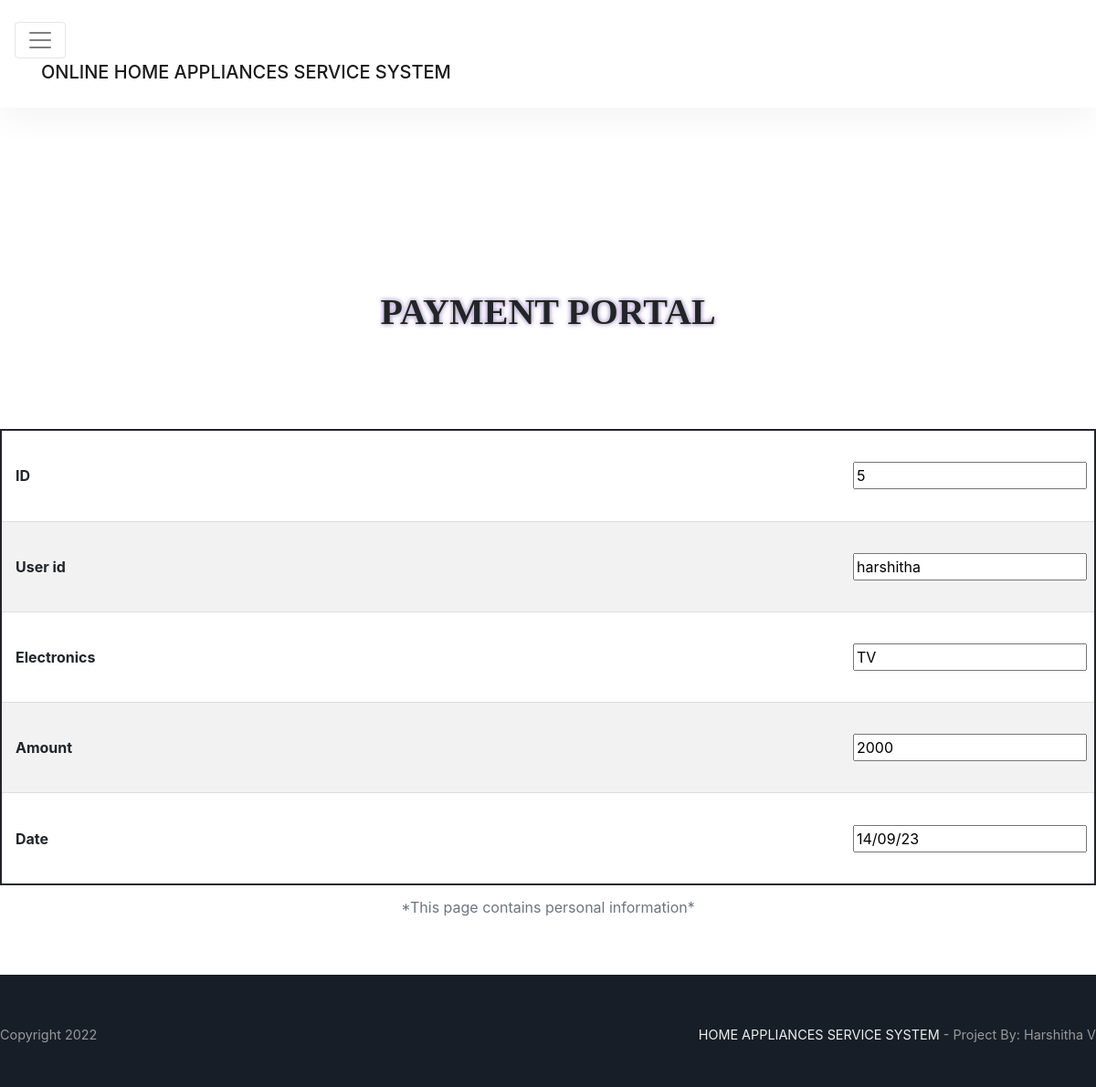
Page /Payment.php?select=3 on the committed database.
### tables this page shows
CREATE TABLE IF NOT EXISTS `status` (
  `id` int(4) NOT NULL AUTO_INCREMENT,
  `Serviceid` varchar(100) NOT NULL,
  `Uid` varchar(100) NOT NULL,
  `Electronics` varchar(100) NOT NULL,
  `Brand` varchar(100) NOT NULL,
  `Status` varchar(100) NOT NULL,
  `Sdate` varchar(100) NOT NULL,
  `Serviceeng` varchar(100) NOT NULL,
  `Amt` varchar(100) NOT NULL,
  PRIMARY KEY (`id`)
);

### Payment.php (the view, shortened to what this page needs)
<?php
include('Userheader.php');
if(isset($_GET['select'])){
$query2 = "select * from status where id='".$_GET['select']."'";
			$result = mysql_query($query2);
			if(mysql_num_rows($result)){
			$row = mysql_fetch_assoc($result);
			}
}
?>
<link rel="stylesheet" href="//code.jquery.com/ui/1.13.1/themes/base/jquery-ui.css">
  <link rel="stylesheet" href="/resources/demos/theme.css">
<div align="center">
<div class="content">
    <div class="content_resize">
<form action="" name="Orderupdate_form" id="Orderupdate_form"   method="post">
<br>
<div align="center">
<h2> PAYMENT PORTAL</h2>
	<center >
	<br>
<br>
	<table border="0" cellspacing="4" cellspadding="4"  class="displaycontent"  width="500" height="500">
	<caption><center>*This page contains personal information*</caption>
	<br>
	<br>
	<tr>
		<td class="col"><b>ID</b></td>
		<td><input type="text" name="t1" value="<?php echo $row['Serviceid']; ?>" class="required email"  /></td>
	</tr>
		<tr>
		<td class="col"><b>User id</b></td>
		<td><input type="text" name="t2" value="<?php echo $row['Uid']; ?>" class="required email"  /></td>
	</tr>
		<tr>
		<td class="col"><b>Electronics</b></td>
		<td><input type="text" name="t3" value="<?php echo $row['Electronics']; ?>" class="required email"  /></td>
	</tr>
	<tr>
		<td class="col"><b>Amount</b></td>
		<td><input type="text" name="t4" value="<?php echo $row['Amt']; ?>" class="required email"  /></td>
	</tr>
	<tr>
		<td class="col"><b>Date</b></td>
		<td><input type="text" name="t5" id="t5" value="<?php echo date('d/m/y'); ?>" class="required email"  /></td>
	</tr>
	</table>
		</div>
</div>
</div>
    </div>
<?php
include('footer.php');
?>

### assets/css/theme.css (style rules this page uses)
body { font-family: "Verdana", -apple-system, BlinkMacSystemFont, "Verdana", sans-serif; }
.h1, .h2, .h3, .h4, .h5, .h6, h1, h2, h3, h4, h5, h6 { font-family: "Rubik", -apple-system, BlinkMacSystemFont, "Helvetica Neue", sans-serif; }

### Payment.php (style rules this page uses)
table { border: 2px solid; width: 100%; top:100%; }
th, td { padding: 8px; text-align: left; border-bottom: 1px solid #ddd; }
tr:nth-child(even) { background-color: #f2f2f2 }
body { background-image: url("https://encrypted-tbn0.gstatic.com/images?q=tbn:ANd9GcQQT2H1kXloCir74f9WAmVlADpR9fNbzOmapQ&usqp=CAU"); background-repeat:no-repeat; background-size: cover; }
h2 { text-shadow: 0 0 3px #E7FFAC, 0 0 5px #7743DB; font-family: "Times New Roman", Times, serif; font-size: 250%; font-weight: bold; }

### rows in the picture
status: t1 "5", t2 "harshitha", t3 "TV", t4 "2000"
